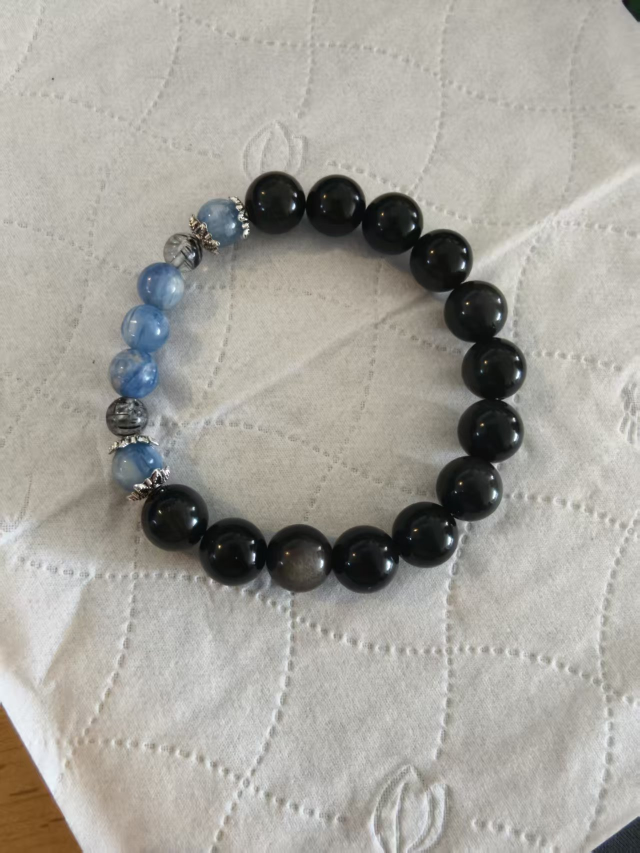
#> input picture 玄水藏金/玄水藏金.jpg, 1279 x 1706 px (shown at 1/2 size)
$ python inspect_xuanshui.py
#> lines starting #> are read from the running program, lines starting #| are printed output that depends on the picture; after the words box and inside, x2 and y2 are one past the last pixel; in counts of white or black regions, pixels touching at a corner belong together
from pathlib import Path
import cv2
import numpy as np

src = Path(r"C:\Users\ZORN\OneDrive\桌面\chain\玄水藏金\玄水藏金.jpg")
dst = Path(r"C:\Users\ZORN\.codex\visualizations\2026\10\15\01a13e16-e405-78d2-adec-4906d3d9cb14\xuanshui-grid.jpg")
img = cv2.imdecode(np.fromfile(str(src), dtype=np.uint8), cv2.IMREAD_COLOR)
#> img is the input picture: shape (1706, 1279, 3); mean B, G, R 157.8, 164.5, 167
for x in range(0, img.shape[1], 100):
    cv2.line(img, (x, 0), (x, img.shape[0]), (40, 40, 220), 1)
    cv2.putText(img, str(x), (x + 3, 24), cv2.FONT_HERSHEY_SIMPLEX, .55, (20, 20, 210), 1, cv2.LINE_AA)
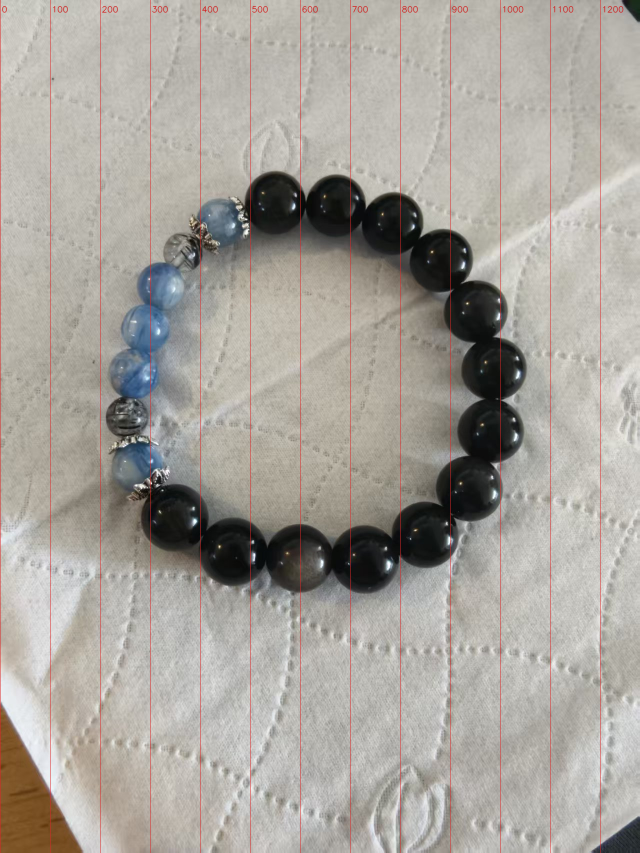
#> img: shape (1706, 1279, 3) (shown at 1/2 size); 1.17% of pixels changed, all inside (x1, y1, x2, y2) = (0, 0, 1247, 1706)
for y in range(0, img.shape[0], 100):
    cv2.line(img, (0, y), (img.shape[1], y), (40, 40, 220), 1)
    cv2.putText(img, str(y), (4, y + 20), cv2.FONT_HERSHEY_SIMPLEX, .55, (20, 20, 210), 1, cv2.LINE_AA)
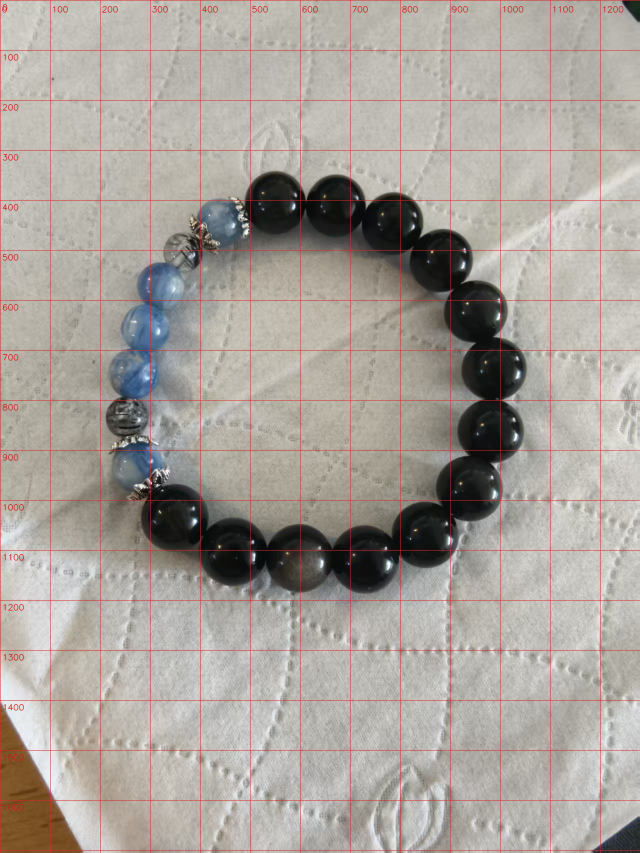
#> img: shape (1706, 1279, 3) (shown at 1/2 size); 1.26% of pixels changed, all inside (x1, y1, x2, y2) = (1, 0, 1279, 1701)
ok, enc = cv2.imencode(".jpg", img, [cv2.IMWRITE_JPEG_QUALITY, 94])
if not ok:
    raise RuntimeError("encode failed")
enc.tofile(str(dst))
print(img.shape, dst)
#| (1706, 1279, 3) C:\Users\ZORN\.codex\visualizations\2026\10\15\01a13e16-e405-78d2-adec-4906d3d9cb14\xuanshui-grid.jpg
